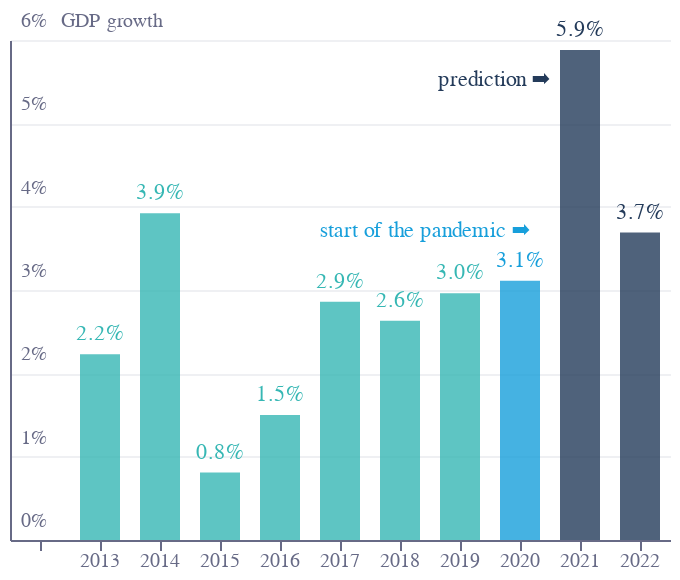

Notebook source saved alongside this figure:
### Code cell
base = alt.Chart(f3).encode(
    x=alt.X(
        "year:N",
        axis=alt.Axis(
            grid=False,
            titleAlign="center",
            titleAnchor="middle",
            title="",
            titleY=-15,
            titleX=207,
            labelColor=colors["eco-gray"],
            titleColor=colors["eco-gray"],
            tickColor=colors["eco-gray"],
            domainColor=colors["eco-gray"],
            tickCount=10,
            orient="bottom",
            labelAngle=0,
            labelAlign="left",
            labelBaseline="middle",
            labelPadding=5,
            labelOffset=-10,
        ),
    ),
    y=alt.Y(
        "growth:Q",
        sort=[],
        axis=alt.Axis(
            grid=True,
            gridColor=colors["eco-gray"],
            gridOpacity=0.1,
            title="GDP growth",
            titleAnchor="start",
            labelColor=colors["eco-gray"],
            titleColor=colors["eco-gray"],
            tickColor=colors["eco-gray"],
            domainColor=colors["eco-gray"],
            titleFontSize=10,
            titleFontWeight="normal",
            ticks=False,
            labelAlign="left",
            labelBaseline="middle",
            labelPadding=-5,
            labelOffset=-10,
            titleX=25,
            titleY=-5,
            titleBaseline="bottom",
            titleAngle=0,
            titleAlign="left",
            tickCount=7,
            format=".0%",
        ),
    ),
)
spacer = (
    alt.Chart(pd.DataFrame([{"year": " ", "growth": 0}]))
    .mark_bar()
    .encode(y="growth:Q", x="year:N")
)
bars = base.mark_bar(
    color=colors["eco-turquiose"], opacity=0.8, width=20
).transform_filter("datum.year<2020")
text = base.encode(text=alt.Text("growth:Q", format=".1%"))
text1 = text.mark_text(color=colors["eco-turquiose"], dy=-10).transform_filter(
    "datum.year<2020"
)
bars1 = base.mark_bar(
    color=colors["eco-light-blue"], opacity=0.8, width=20
).transform_filter(alt.FieldOneOfPredicate(field="year", oneOf=[2020]))
text2 = text.mark_text(color=colors["eco-light-blue"], dy=-10).transform_filter(
    alt.FieldOneOfPredicate(field="year", oneOf=[2020])
)
bars2 = base.mark_bar(color=colors["eco-blue"], opacity=0.8, width=20).transform_filter(
    alt.FieldOneOfPredicate(field="year", oneOf=[2021, 2022])
)
text3 = text.mark_text(color=colors["eco-blue"], dy=-10).transform_filter(
    alt.FieldOneOfPredicate(field="year", oneOf=[2021, 2022])
)
text12 = base.mark_text(
    color=colors["eco-light-blue"],
    dy=-25,
    dx=5,
    text="start of the pandemic ➡",
    align="right",
).transform_filter(alt.FieldOneOfPredicate(field="year", oneOf=[2020]))
text13 = base.mark_text(
    color=colors["eco-blue"], dy=15, dx=-15, text="prediction ➡", align="right"
).transform_filter(alt.FieldOneOfPredicate(field="year", oneOf=[2021]))
layer1 = (
    (
        (
            spacer + bars + bars1 + bars2 + text1 + text2 + text3 + text12 + text13
        ).properties(height=250, width=alt.Step(30))
    )
    .configure_view(stroke=None)
    .properties(title="")
)
layer1.save("visualisation/" + f + ".json")
layer1.save("visualisation/" + f + ".png", scale_factor=2.0)
layer1.save("visualisation/" + f + ".svg")
open("README.md", "a").write(readme)
layer1

### Figure 1 — Vega-Lite specification as saved in the notebook (floating-point values rounded to 4 significant figures)
{"config": {"view": {"continuousWidth": 400, "continuousHeight": 300, "stroke": null}}, "layer": [{"data": {"name": "data-abbc81b703b961663226a111a54c8f9e"}, "mark": "bar", "encoding": {"x": {"type": "nominal", "field": "year"}, "y": {"type": "quantitative", "field": "growth"}}}, {"data": {"name": "data-5a7aea35c08b97f51828cbdf2215f92f"}, "mark": {"type": "bar", "color": "#36B7B4", "opacity": 0.8, "width": 20}, "encoding": {"x": {"type": "nominal", "axis": {"domainColor": "#676A86", "grid": false, "labelAlign": "left", "labelAngle": 0, "labelBaseline": "middle", "labelColor": "#676A86", "labelOffset": -10, "labelPadding": 5, "orient": "bottom", "tickColor": "#676A86", "tickCount": 10, "title": "", "titleAlign": "center", "titleAnchor": "middle", "titleColor": "#676A86", "titleX": 207, "titleY": -15}, "field": "year"}, "y": {"type": "quantitative", "axis": {"domainColor": "#676A86", "format": ".0%", "grid": true, "gridColor": "#676A86", "gridOpacity": 0.1, "labelAlign": "left", "labelBaseline": "middle", "labelColor": "#676A86", "labelOffset": -10, "labelPadding": -5, "tickColor": "#676A86", "tickCount": 7, "ticks": false, "title": "GDP growth", "titleAlign": "left", "titleAnchor": "start", "titleAngle": 0, "titleBaseline": "bottom", "titleColor": "#676A86", "titleFontSize": 10, "titleFontWeight": "normal", "titleX": 25, "titleY": -5}, "field": "growth", "sort": []}}, "transform": [{"filter": "datum.year<2020"}]}, {"data": {"name": "data-5a7aea35c08b97f51828cbdf2215f92f"}, "mark": {"type": "bar", "color": "#179FDB", "opacity": 0.8, "width": 20}, "encoding": {"x": {"type": "nominal", "axis": {"domainColor": "#676A86", "grid": false, "labelAlign": "left", "labelAngle": 0, "labelBaseline": "middle", "labelColor": "#676A86", "labelOffset": -10, "labelPadding": 5, "orient": "bottom", "tickColor": "#676A86", "tickCount": 10, "title": "", "titleAlign": "center", "titleAnchor": "middle", "titleColor": "#676A86", "titleX": 207, "titleY": -15}, "field": "year"}, "y": {"type": "quantitative", "axis": {"domainColor": "#676A86", "format": ".0%", "grid": true, "gridColor": "#676A86", "gridOpacity": 0.1, "labelAlign": "left", "labelBaseline": "middle", "labelColor": "#676A86", "labelOffset": -10, "labelPadding": -5, "tickColor": "#676A86", "tickCount": 7, "ticks": false, "title": "GDP growth", "titleAlign": "left", "titleAnchor": "start", "titleAngle": 0, "titleBaseline": "bottom", "titleColor": "#676A86", "titleFontSize": 10, "titleFontWeight": "normal", "titleX": 25, "titleY": -5}, "field": "growth", "sort": []}}, "transform": [{"filter": {"field": "year", "oneOf": [2020]}}]}, {"data": {"name": "data-5a7aea35c08b97f51828cbdf2215f92f"}, "mark": {"type": "bar", "color": "#243B5A", "opacity": 0.8, "width": 20}, "encoding": {"x": {"type": "nominal", "axis": {"domainColor": "#676A86", "grid": false, "labelAlign": "left", "labelAngle": 0, "labelBaseline": "middle", "labelColor": "#676A86", "labelOffset": -10, "labelPadding": 5, "orient": "bottom", "tickColor": "#676A86", "tickCount": 10, "title": "", "titleAlign": "center", "titleAnchor": "middle", "titleColor": "#676A86", "titleX": 207, "titleY": -15}, "field": "year"}, "y": {"type": "quantitative", "axis": {"domainColor": "#676A86", "format": ".0%", "grid": true, "gridColor": "#676A86", "gridOpacity": 0.1, "labelAlign": "left", "labelBaseline": "middle", "labelColor": "#676A86", "labelOffset": -10, "labelPadding": -5, "tickColor": "#676A86", "tickCount": 7, "ticks": false, "title": "GDP growth", "titleAlign": "left", "titleAnchor": "start", "titleAngle": 0, "titleBaseline": "bottom", "titleColor": "#676A86", "titleFontSize": 10, "titleFontWeight": "normal", "titleX": 25, "titleY": -5}, "field": "growth", "sort": []}}, "transform": [{"filter": {"field": "year", "oneOf": [2021, 2022]}}]}, {"data": {"name": "data-5a7aea35c08b97f51828cbdf2215f92f"}, "mark": {"type": "text", "color": "#36B7B4", "dy": -10}, "encoding": {"text": {"type": "quantitative", "field": "growth", "format": ".1%"}, "x": {"type": "nominal", "axis": {"domainColor": "#676A86", "grid": false, "labelAlign": "left", "labelAngle": 0, "labelBaseline": "middle", "labelColor": "#676A86", "labelOffset": -10, "labelPadding": 5, "orient": "bottom", "tickColor": "#676A86", "tickCount": 10, "title": "", "titleAlign": "center", "titleAnchor": "middle", "titleColor": "#676A86", "titleX": 207, "titleY": -15}, "field": "year"}, "y": {"type": "quantitative", "axis": {"domainColor": "#676A86", "format": ".0%", "grid": true, "gridColor": "#676A86", "gridOpacity": 0.1, "labelAlign": "left", "labelBaseline": "middle", "labelColor": "#676A86", "labelOffset": -10, "labelPadding": -5, "tickColor": "#676A86", "tickCount": 7, "ticks": false, "title": "GDP growth", "titleAlign": "left", "titleAnchor": "start", "titleAngle": 0, "titleBaseline": "bottom", "titleColor": "#676A86", "titleFontSize": 10, "titleFontWeight": "normal", "titleX": 25, "titleY": -5}, "field": "growth", "sort": []}}, "transform": [{"filter": "datum.year<2020"}]}, {"data": {"name": "data-5a7aea35c08b97f51828cbdf2215f92f"}, "mark": {"type": "text", "color": "#179FDB", "dy": -10}, "encoding": {"text": {"type": "quantitative", "field": "growth", "format": ".1%"}, "x": {"type": "nominal", "axis": {"domainColor": "#676A86", "grid": false, "labelAlign": "left", "labelAngle": 0, "labelBaseline": "middle", "labelColor": "#676A86", "labelOffset": -10, "labelPadding": 5, "orient": "bottom", "tickColor": "#676A86", "tickCount": 10, "title": "", "titleAlign": "center", "titleAnchor": "middle", "titleColor": "#676A86", "titleX": 207, "titleY": -15}, "field": "year"}, "y": {"type": "quantitative", "axis": {"domainColor": "#676A86", "format": ".0%", "grid": true, "gridColor": "#676A86", "gridOpacity": 0.1, "labelAlign": "left", "labelBaseline": "middle", "labelColor": "#676A86", "labelOffset": -10, "labelPadding": -5, "tickColor": "#676A86", "tickCount": 7, "ticks": false, "title": "GDP growth", "titleAlign": "left", "titleAnchor": "start", "titleAngle": 0, "titleBaseline": "bottom", "titleColor": "#676A86", "titleFontSize": 10, "titleFontWeight": "normal", "titleX": 25, "titleY": -5}, "field": "growth", "sort": []}}, "transform": [{"filter": {"field": "year", "oneOf": [2020]}}]}, {"data": {"name": "data-5a7aea35c08b97f51828cbdf2215f92f"}, "mark": {"type": "text", "color": "#243B5A", "dy": -10}, "encoding": {"text": {"type": "quantitative", "field": "growth", "format": ".1%"}, "x": {"type": "nominal", "axis": {"domainColor": "#676A86", "grid": false, "labelAlign": "left", "labelAngle": 0, "labelBaseline": "middle", "labelColor": "#676A86", "labelOffset": -10, "labelPadding": 5, "orient": "bottom", "tickColor": "#676A86", "tickCount": 10, "title": "", "titleAlign": "center", "titleAnchor": "middle", "titleColor": "#676A86", "titleX": 207, "titleY": -15}, "field": "year"}, "y": {"type": "quantitative", "axis": {"domainColor": "#676A86", "format": ".0%", "grid": true, "gridColor": "#676A86", "gridOpacity": 0.1, "labelAlign": "left", "labelBaseline": "middle", "labelColor": "#676A86", "labelOffset": -10, "labelPadding": -5, "tickColor": "#676A86", "tickCount": 7, "ticks": false, "title": "GDP growth", "titleAlign": "left", "titleAnchor": "start", "titleAngle": 0, "titleBaseline": "bottom", "titleColor": "#676A86", "titleFontSize": 10, "titleFontWeight": "normal", "titleX": 25, "titleY": -5}, "field": "growth", "sort": []}}, "transform": [{"filter": {"field": "year", "oneOf": [2021, 2022]}}]}, {"data": {"name": "data-5a7aea35c08b97f51828cbdf2215f92f"}, "mark": {"type": "text", "align": "right", "color": "#179FDB", "dx": 5, "dy": -25, "text": "start of the pandemic ➡"}, "encoding": {"x": {"type": "nominal", "axis": {"domainColor": "#676A86", "grid": false, "labelAlign": "left", "labelAngle": 0, "labelBaseline": "middle", "labelColor": "#676A86", "labelOffset": -10, "labelPadding": 5, "orient": "bottom", "tickColor": "#676A86", "tickCount": 10, "title": "", "titleAlign": "center", "titleAnchor": "middle", "titleColor": "#676A86", "titleX": 207, "titleY": -15}, "field": "year"}, "y": {"type": "quantitative", "axis": {"domainColor": "#676A86", "format": ".0%", "grid": true, "gridColor": "#676A86", "gridOpacity": 0.1, "labelAlign": "left", "labelBaseline": "middle", "labelColor": "#676A86", "labelOffset": -10, "labelPadding": -5, "tickColor": "#676A86", "tickCount": 7, "ticks": false, "title": "GDP growth", "titleAlign": "left", "titleAnchor": "start", "titleAngle": 0, "titleBaseline": "bottom", "titleColor": "#676A86", "titleFontSize": 10, "titleFontWeight": "normal", "titleX": 25, "titleY": -5}, "field": "growth", "sort": []}}, "transform": [{"filter": {"field": "year", "oneOf": [2020]}}]}, {"data": {"name": "data-5a7aea35c08b97f51828cbdf2215f92f"}, "mark": {"type": "text", "align": "right", "color": "#243B5A", "dx": -15, "dy": 15, "text": "prediction ➡"}, "encoding": {"x": {"type": "nominal", "axis": {"domainColor": "#676A86", "grid": false, "labelAlign": "left", "labelAngle": 0, "labelBaseline": "middle", "labelColor": "#676A86", "labelOffset": -10, "labelPadding": 5, "orient": "bottom", "tickColor": "#676A86", "tickCount": 10, "title": "", "titleAlign": "center", "titleAnchor": "middle", "titleColor": "#676A86", "titleX": 207, "titleY": -15}, "field": "year"}, "y": {"type": "quantitative", "axis": {"domainColor": "#676A86", "format": ".0%", "grid": true, "gridColor": "#676A86", "gridOpacity": 0.1, "labelAlign": "left", "labelBaseline": "middle", "labelColor": "#676A86", "labelOffset": -10, "labelPadding": -5, "tickColor": "#676A86", "tickCount": 7, "ticks": false, "title": "GDP growth", "titleAlign": "left", "titleAnchor": "start", "titleAngle": 0, "titleBaseline": "bottom", "titleColor": "#676A86", "titleFontSize": 10, "titleFontWeight": "normal", "titleX": 25, "titleY": -5}, "field": "growth", "sort": []}}, "transform": [{"filter": {"field": "year", "oneOf": [2021]}}]}], "height": 250, "title": "", "width": {"step": 30}, "$schema": "https://vega.github.io/schema/vega-lite/v4.8.1.json", "datasets": {"data-abbc81b703b961663226a111a54c8f9e": [{"year": " ", "growth": 0}], "data-5a7aea35c08b97f51828cbdf2215f92f": [{"year": 2013, "growth": 0.0223}, {"year": 2014, "growth": 0.0392}, {"year": 2015, "growth": 0.0081}, {"year": 2016, "growth": 0.015}, {"year": 2017, "growth": 0.0286}, {"year": 2018, "growth": 0.0263}, {"year": 2019, "growth": 0.0296}, {"year": 2020, "growth": 0.0311}, {"year": 2021, "growth": 0.0588}, {"year": 2022, "growth": 0.0369}]}}
